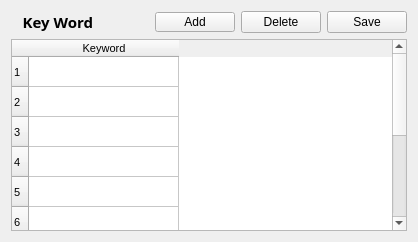
       <widget class="QWidget" name="layoutWidget_4">
        <layout class="QVBoxLayout" name="verticalLayout_4">
         <item>
          <layout class="QHBoxLayout" name="horizontalLayout_7">
           <item>
            <widget class="QLabel" name="label_keyword">
             <property name="maximumSize">
              <size>
               <width>1000</width>
               <height>16777215</height>
              </size>
             </property>
             <property name="palette">
              <palette>
               <active>
                <colorrole role="WindowText">
                 <brush brushstyle="SolidPattern">
                  <color alpha="255">
                   <red>0</red>
                   <green>0</green>
                   <blue>0</blue>
                  </color>
                 </brush>
                </colorrole>
                <colorrole role="Button">
                 <brush brushstyle="SolidPattern">
                  <color alpha="255">
                   <red>170</red>
                   <green>255</green>
                   <blue>0</blue>
                  </color>
                 </brush>
                </colorrole>
                <colorrole role="Light">
                 <brush brushstyle="SolidPattern">
                  <color alpha="255">
                   <red>213</red>
                   <green>255</green>
                   <blue>127</blue>
                  </color>
                 </brush>
                </colorrole>
                <colorrole role="Midlight">
                 <brush brushstyle="SolidPattern">
                  <color alpha="255">
                   <red>191</red>
                   <green>255</green>
                   <blue>63</blue>
                  </color>
                 </brush>
                </colorrole>
                <colorrole role="Dark">
                 <brush brushstyle="SolidPattern">
                  <color alpha="255">
                   <red>85</red>
                   <green>127</green>
                   <blue>0</blue>
                  </color>
                 </brush>
                </colorrole>
                <colorrole role="Mid">
                 <brush brushstyle="SolidPattern">
                  <color alpha="255">
                   <red>113</red>
                   <green>170</green>
                   <blue>0</blue>
                  </color>
                 </brush>
                </colorrole>
                <colorrole role="Text">
                 <brush brushstyle="SolidPattern">
                  <color alpha="255">
                   <red>0</red>
                   <green>0</green>
                   <blue>0</blue>
                  </color>
                 </brush>
                </colorrole>
                <colorrole role="BrightText">
                 <brush brushstyle="SolidPattern">
                  <color alpha="255">
                   <red>255</red>
                   <green>255</green>
                   <blue>255</blue>
                  </color>
                 </brush>
                </colorrole>
                <colorrole role="ButtonText">
                 <brush brushstyle="SolidPattern">
                  <color alpha="255">
                   <red>0</red>
                   <green>0</green>
                   <blue>0</blue>
                  </color>
                 </brush>
                </colorrole>
                <colorrole role="Base">
                 <brush brushstyle="SolidPattern">
                  <color alpha="255">
                   <red>255</red>
                   <green>255</green>
                   <blue>255</blue>
                  </color>
                 </brush>
                </colorrole>
                <colorrole role="Window">
                 <brush brushstyle="SolidPattern">
                  <color alpha="255">
                   <red>170</red>
                   <green>255</green>
                   <blue>0</blue>
                  </color>
                 </brush>
                </colorrole>
                <colorrole role="Shadow">
                 <brush brushstyle="SolidPattern">
                  <color alpha="255">
                   <red>0</red>
                   <green>0</green>
                   <blue>0</blue>
                  </color>
                 </brush>
                </colorrole>
                <colorrole role="AlternateBase">
                 <brush brushstyle="SolidPattern">
                  <color alpha="255">
                   <red>212</red>
                   <green>255</green>
                   <blue>127</blue>
                  </color>
                 </brush>
                </colorrole>
                <colorrole role="ToolTipBase">
                 <brush brushstyle="SolidPattern">
                  <color alpha="255">
                   <red>255</red>
                   <green>255</green>
                   <blue>220</blue>
                  </color>
                 </brush>
                </colorrole>
                <colorrole role="ToolTipText">
                 <brush brushstyle="SolidPattern">
                  <color alpha="255">
                   <red>0</red>
                   <green>0</green>
                   <blue>0</blue>
                  </color>
                 </brush>
                </colorrole>
                <colorrole role="PlaceholderText">
                 <brush brushstyle="NoBrush">
                  <color alpha="128">
                   <red>0</red>
                   <green>0</green>
                   <blue>0</blue>
                  </color>
                 </brush>
                </colorrole>
               </active>
               <inactive>
                <colorrole role="WindowText">
                 <brush brushstyle="SolidPattern">
                  <color alpha="255">
                   <red>0</red>
                   <green>0</green>
                   <blue>0</blue>
                  </color>
                 </brush>
                </colorrole>
                <colorrole role="Button">
                 <brush brushstyle="SolidPattern">
                  <color alpha="255">
                   <red>170</red>
                   <green>255</green>
                   <blue>0</blue>
                  </color>
                 </brush>
                </colorrole>
                <colorrole role="Light">
                 <brush brushstyle="SolidPattern">
                  <color alpha="255">
                   <red>213</red>
                   <green>255</green>
                   <blue>127</blue>
                  </color>
                 </brush>
                </colorrole>
                <colorrole role="Midlight">
                 <brush brushstyle="SolidPattern">
                  <color alpha="255">
                   <red>191</red>
                   <green>255</green>
                   <blue>63</blue>
                  </color>
                 </brush>
                </colorrole>
                <colorrole role="Dark">
                 <brush brushstyle="SolidPattern">
                  <color alpha="255">
                   <red>85</red>
                   <green>127</green>
                   <blue>0</blue>
                  </color>
                 </brush>
                </colorrole>
                <colorrole role="Mid">
                 <brush brushstyle="SolidPattern">
                  <color alpha="255">
                   <red>113</red>
                   <green>170</green>
                   <blue>0</blue>
                  </color>
                 </brush>
                </colorrole>
                <colorrole role="Text">
                 <brush brushstyle="SolidPattern">
                  <color alpha="255">
                   <red>0</red>
                   <green>0</green>
                   <blue>0</blue>
                  </color>
                 </brush>
                </colorrole>
                <colorrole role="BrightText">
                 <brush brushstyle="SolidPattern">
                  <color alpha="255">
                   <red>255</red>
                   <green>255</green>
                   <blue>255</blue>
                  </color>
                 </brush>
                </colorrole>
                <colorrole role="ButtonText">
                 <brush brushstyle="SolidPattern">
                  <color alpha="255">
                   <red>0</red>
                   <green>0</green>
                   <blue>0</blue>
                  </color>
                 </brush>
                </colorrole>
                <colorrole role="Base">
                 <brush brushstyle="SolidPattern">
                  <color alpha="255">
                   <red>255</red>
                   <green>255</green>
                   <blue>255</blue>
                  </color>
                 </brush>
                </colorrole>
                <colorrole role="Window">
                 <brush brushstyle="SolidPattern">
                  <color alpha="255">
                   <red>170</red>
                   <green>255</green>
                   <blue>0</blue>
                  </color>
                 </brush>
                </colorrole>
                <colorrole role="Shadow">
                 <brush brushstyle="SolidPattern">
                  <color alpha="255">
                   <red>0</red>
                   <green>0</green>
                   <blue>0</blue>
                  </color>
                 </brush>
                </colorrole>
                <colorrole role="AlternateBase">
                 <brush brushstyle="SolidPattern">
                  <color alpha="255">
                   <red>212</red>
                   <green>255</green>
                   <blue>127</blue>
                  </color>
                 </brush>
                </colorrole>
                <colorrole role="ToolTipBase">
                 <brush brushstyle="SolidPattern">
                  <color alpha="255">
                   <red>255</red>
                   <green>255</green>
                   <blue>220</blue>
                  </color>
                 </brush>
                </colorrole>
                <colorrole role="ToolTipText">
                 <brush brushstyle="SolidPattern">
                  <color alpha="255">
                   <red>0</red>
                   <green>0</green>
                   <blue>0</blue>
                  </color>
                 </brush>
                </colorrole>
                <colorrole role="PlaceholderText">
                 <brush brushstyle="NoBrush">
                  <color alpha="128">
                   <red>0</red>
                   <green>0</green>
                   <blue>0</blue>
                  </color>
                 </brush>
                </colorrole>
               </inactive>
               <disabled>
                <colorrole role="WindowText">
                 <brush brushstyle="SolidPattern">
                  <color alpha="255">
                   <red>85</red>
                   <green>127</green>
                   <blue>0</blue>
                  </color>
                 </brush>
                </colorrole>
                <colorrole role="Button">
                 <brush brushstyle="SolidPattern">
                  <color alpha="255">
                   <red>170</red>
                   <green>255</green>
                   <blue>0</blue>
                  </color>
                 </brush>
                </colorrole>
                <colorrole role="Light">
                 <brush brushstyle="SolidPattern">
                  <color alpha="255">
                   <red>213</red>
                   <green>255</green>
                   <blue>127</blue>
                  </color>
                 </brush>
                </colorrole>
                <colorrole role="Midlight">
                 <brush brushstyle="SolidPattern">
                  <color alpha="255">
                   <red>191</red>
                   <green>255</green>
                   <blue>63</blue>
                  </color>
                 </brush>
                </colorrole>
                <colorrole role="Dark">
                 <brush brushstyle="SolidPattern">
                  <color alpha="255">
                   <red>85</red>
                   <green>127</green>
                   <blue>0</blue>
                  </color>
                 </brush>
                </colorrole>
                <colorrole role="Mid">
                 <brush brushstyle="SolidPattern">
                  <color alpha="255">
                   <red>113</red>
                   <green>170</green>
                   <blue>0</blue>
                  </color>
                 </brush>
                </colorrole>
                <colorrole role="Text">
                 <brush brushstyle="SolidPattern">
                  <color alpha="255">
                   <red>85</red>
                   <green>127</green>
                   <blue>0</blue>
                  </color>
                 </brush>
                </colorrole>
                <colorrole role="BrightText">
                 <brush brushstyle="SolidPattern">
                  <color alpha="255">
                   <red>255</red>
                   <green>255</green>
                   <blue>255</blue>
                  </color>
                 </brush>
                </colorrole>
                <colorrole role="ButtonText">
                 <brush brushstyle="SolidPattern">
                  <color alpha="255">
                   <red>85</red>
                   <green>127</green>
                   <blue>0</blue>
                  </color>
                 </brush>
                </colorrole>
                <colorrole role="Base">
                 <brush brushstyle="SolidPattern">
                  <color alpha="255">
                   <red>170</red>
                   <green>255</green>
                   <blue>0</blue>
                  </color>
                 </brush>
                </colorrole>
                <colorrole role="Window">
                 <brush brushstyle="SolidPattern">
                  <color alpha="255">
                   <red>170</red>
                   <green>255</green>
                   <blue>0</blue>
                  </color>
                 </brush>
                </colorrole>
                <colorrole role="Shadow">
                 <brush brushstyle="SolidPattern">
                  <color alpha="255">
                   <red>0</red>
                   <green>0</green>
                   <blue>0</blue>
                  </color>
                 </brush>
                </colorrole>
                <colorrole role="AlternateBase">
                 <brush brushstyle="SolidPattern">
                  <color alpha="255">
                   <red>170</red>
                   <green>255</green>
                   <blue>0</blue>
                  </color>
                 </brush>
                </colorrole>
                <colorrole role="ToolTipBase">
                 <brush brushstyle="SolidPattern">
                  <color alpha="255">
                   <red>255</red>
                   <green>255</green>
                   <blue>220</blue>
                  </color>
                 </brush>
                </colorrole>
                <colorrole role="ToolTipText">
                 <brush brushstyle="SolidPattern">
                  <color alpha="255">
                   <red>0</red>
                   <green>0</green>
                   <blue>0</blue>
                  </color>
                 </brush>
                </colorrole>
                <colorrole role="PlaceholderText">
                 <brush brushstyle="NoBrush">
                  <color alpha="128">
                   <red>0</red>
                   <green>0</green>
                   <blue>0</blue>
                  </color>
                 </brush>
                </colorrole>
               </disabled>
              </palette>
             </property>
             <property name="font">
              <font>
               <family>Segoe Print</family>
               <pointsize>11</pointsize>
               <weight>75</weight>
               <italic>false</italic>
               <bold>true</bold>
               <underline>false</underline>
               <stylestrategy>PreferDefault</stylestrategy>
               <kerning>true</kerning>
              </font>
             </property>
             <property name="autoFillBackground">
              <bool>false</bool>
             </property>
             <property name="text">
              <string>   Key Word    </string>
             </property>
            </widget>
           </item>
           <item>
            <layout class="QHBoxLayout" name="horizontalLayout_8">
             <item>
              <spacer name="horizontalSpacer_4">
               <property name="orientation">
                <enum>Qt::Horizontal</enum>
               </property>
               <property name="sizeHint" stdset="0">
                <size>
                 <width>40</width>
                 <height>20</height>
                </size>
               </property>
              </spacer>
             </item>
             <item>
              <widget class="QPushButton" name="btn_add_keyword">
               <property name="maximumSize">
                <size>
                 <width>500</width>
                 <height>20</height>
                </size>
               </property>
               <property name="text">
                <string>Add</string>
               </property>
              </widget>
             </item>
             <item>
              <widget class="QPushButton" name="btn_delete_keyword">
               <property name="text">
                <string>Delete</string>
               </property>
              </widget>
             </item>
             <item>
              <widget class="QPushButton" name="btn_save_keyword">
               <property name="text">
                <string>Save</string>
               </property>
              </widget>
             </item>
            </layout>
           </item>
          </layout>
         </item>
         <item>
          <widget class="QTableWidget" name="table_keyword">
           <property name="font">
            <font>
             <pointsize>8</pointsize>
            </font>
           </property>
           <property name="rowCount">
            <number>10</number>
           </property>
           <property name="columnCount">
            <number>1</number>
           </property>
           <attribute name="horizontalHeaderDefaultSectionSize">
            <number>150</number>
           </attribute>
           <row/>
           <row/>
           <row/>
           <row/>
           <row/>
           <row/>
           <row/>
           <row/>
           <row/>
           <row/>
           <column>
            <property name="text">
             <string>Keyword</string>
            </property>
           </column>
          </widget>
         </item>
        </layout>
       </widget>
